Frame 1 (no input): blank canvas, image omitted
Frame 60 (no input): blank canvas, image omitted
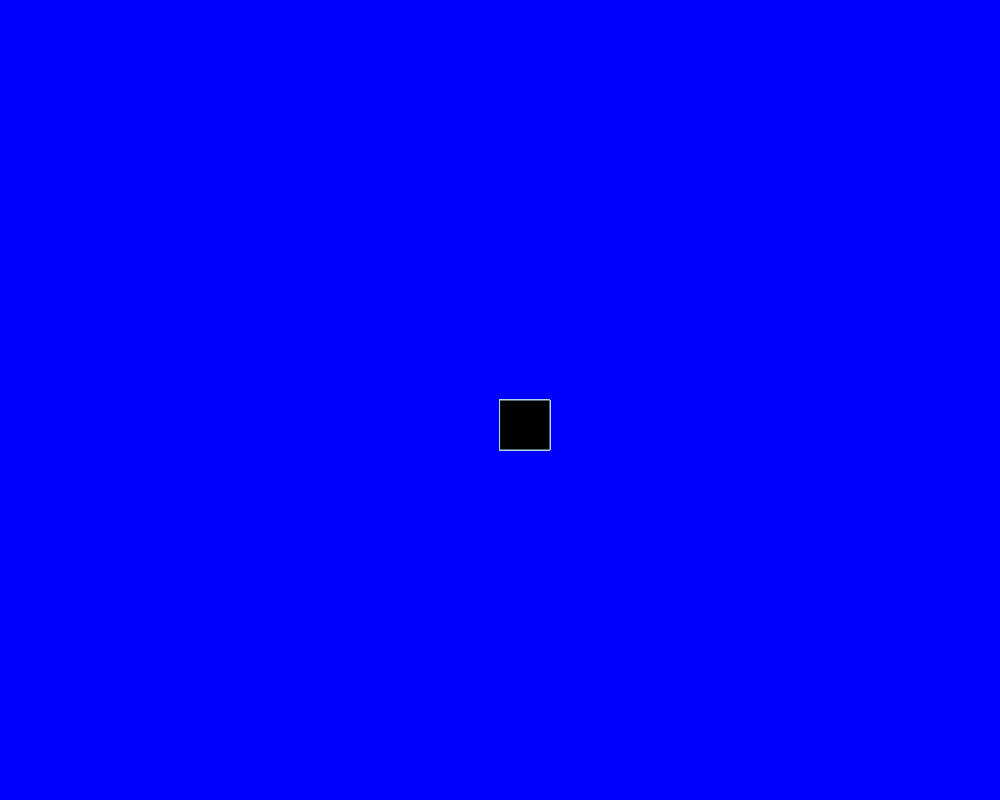
Frame 120 (the mouse pressed at the canvas centre since frame 60)

The p5.js sketch whose frames 1 and 60 were blank and that drew this single picture after the mouse press (run headless with seeded random() and noise() and a simulated clock; from frame 60 on, the mouse is pressed at the canvas centre):

// p5.js sketch
// ── sketch.js
function setup() {
  createCanvas(1000,800);
  background("blue");
}

function draw() {
  
  fill ("black");
  stroke("lightblue");
  if (mouseIsPressed)
  rect(mouseX,mouseY,50,50)
}
